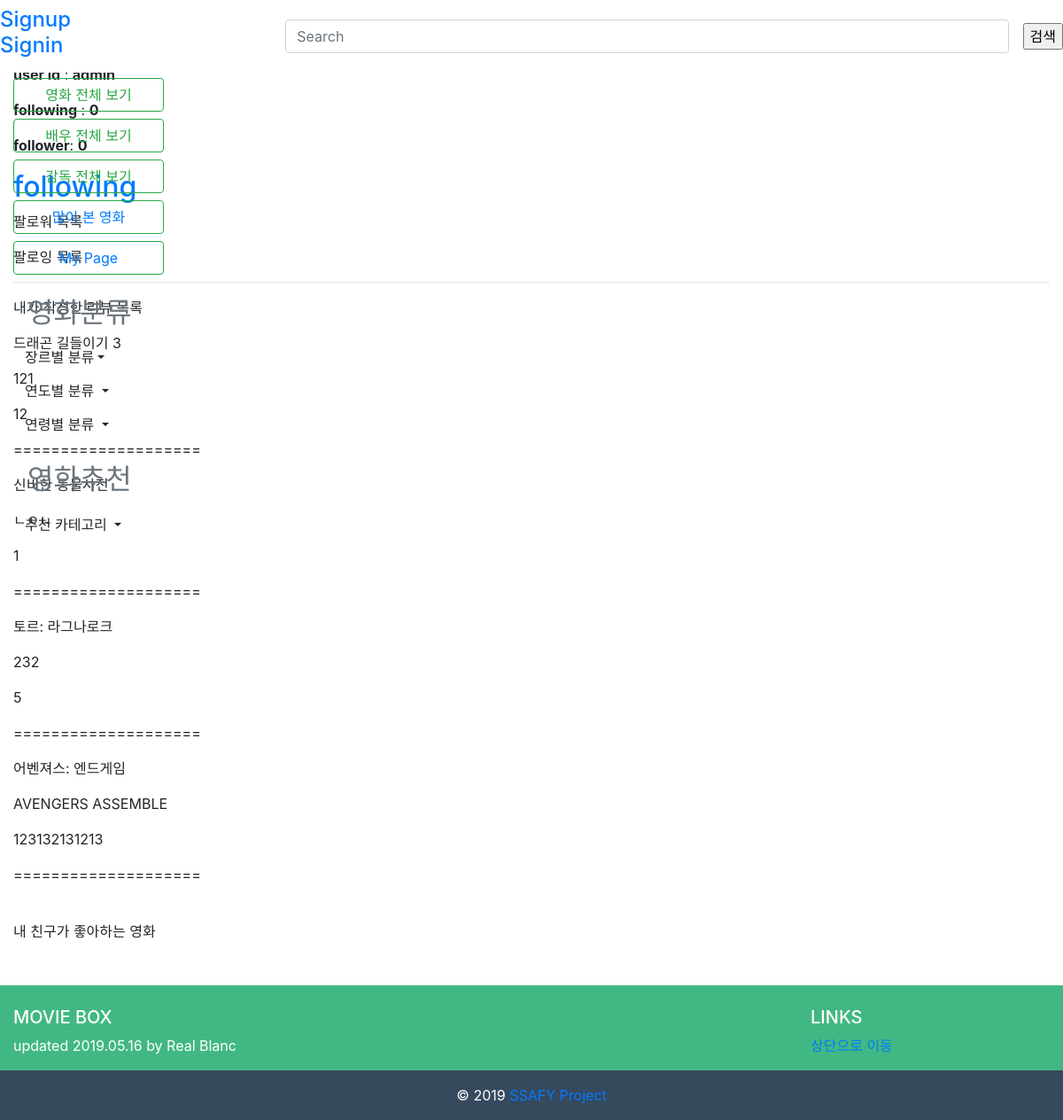
/accounts/1, run on the app's committed database.
### accounts/models.py (models this page shows)
class User(AbstractUser):
    followers = models.ManyToManyField(
                        settings.AUTH_USER_MODEL,
                        related_name='followings'
                        )

### movies/models.py (models this page shows, shortened)
class Score(models.Model):
    content = models.CharField(max_length=140)
    value = models.IntegerField()
    movie = models.ForeignKey(Movie, on_delete=models.CASCADE)
    user = models.ForeignKey(settings.AUTH_USER_MODEL, on_delete=models.CASCADE)

class Movie(models.Model):
    title = models.CharField(max_length=30)
    code = models.IntegerField()
    dates = models.DateField(blank=True)
    age = models.TextField()
    watch = models.IntegerField()
    audience = models.IntegerField()
    poster_url = models.TextField()
    description = models.TextField()
    genre = models.ManyToManyField(Genre, related_name='genremovies')
    score_users = models.ManyToManyField(settings.AUTH_USER_MODEL,
                                    through='Score',
                                    related_name='score_movies'
                                    )
    like_users = models.ManyToManyField(settings.AUTH_USER_MODEL, related_name='like_posts')
    actors = models.ManyToManyField(Actor, related_name='actormovies')
    directors = models.ManyToManyField(Director, related_name='directormovies')

### accounts/views.py (the view)
# urls.py: path('<int:user_pk>',views.detail,name='detail'),
def detail(request, user_pk):
    User = get_user_model()
    user = get_object_or_404(User.objects.annotate(
                            followers_count=Count('followers'),
                                followings_count=Count('followings')
                                ), pk=user_pk)
    followings = user.followings.prefetch_related(
                                            Prefetch('score_set',
                                            queryset=Score.objects.select_related('movie').order_by('-value'),
                                            to_attr='score_set_value_order'
                                            ))
    context = {'user_info': user, 'followings': followings}
    return render(request, 'accounts/detail.html', context)

### accounts/templates/accounts/detail.html (shortened to what this page needs)
{% extends 'base.html' %}
{% block body %}
    <p><b>user id</b> : <b>{{ user_info.username }}</b></p>
    <p><b>following</b> : <b>{{ user_info.followings.all.count }}</b></p>
    <p><b>follower</b>: <b>{{ user_info.followers.all.count }}</b></p>
    {% if user != user_info %}
        {% if user in user_info.followers.all %}
            <a href="{% url 'accounts:follow' user_info.pk %}"><h2>unfollowing</h2></a>
        {% else %}
            <a href="{% url 'accounts:follow' user_info.pk %}"><h2>following</h2></a>
        {% endif %}
    {% endif %}
    <p>팔로워 목록</p>
    <p>팔로잉 목록</p>
<hr>
<p>내가 작성한 리뷰 목록</p>
{% for score in user_info.score_set.all %}
    <p>{{ score.movie.title }} </p>
    <p>{{ score.content }}</p>
    <p>{{ score.value }}</p>
    <p>====================</p>
{% endfor %}
<br>
<p>내 친구가 좋아하는 영화</p>
{% endblock %}

### movie_pjt/templates/base.html (shortened to what this page needs)
<!DOCTYPE html>
<html lang="en">
<head>
    <link rel="stylesheet" href="https://stackpath.bootstrapcdn.com/bootstrap/4.3.1/css/bootstrap.min.css">
</head>
<body>
<div id="app" class="container-fluid">
    <form action="{% url 'movies:search' %}" method="POST">
        <nav class="navbar navbar-light bg-white fixed-top flex-md-nowrap">
            {% if user.is_authenticated %}
                <h4>{{ user.username }}&nbsp&nbsp&nbsp&nbsp
                <a href="{% url 'accounts:logout' %}">Logout</a></h4>
                {% else %}
                <a href="{% url 'accounts:signup' %}"><h4>Signup</a>
                <a href="{% url 'accounts:login' %}">Signin</h4></a>
            {% endif %}
            <span class="navbar-brand col-md-2 pr-3" v-html="logo"></span>
            <input class="form-control form-control-dark w-100 mr-3" type="text" placeholder="Search" aria-label="Search" name='itext'>
            <input type="submit" value="검색">
        </nav>
    </form>
    <a href="/movies">영화리스트</a>
    <a href="/accounts">계정 목록</a>
    <div class="row mt-5">
        <aside class="col-md-2 d-none d-md-block sidebar position-fixed">
            <nav class="sidebar-sticky mt-2">
                <ul class="nav flex-column">
                    <li class="nav-item mt-2">
                        <button class="btn btn-outline-success btn-block" onclick="location.href='/movies/'">영화 전체 보기</button>
                    </li>
                    <li class="nav-item mt-2">
                        <button class="btn btn-outline-success btn-block" onclick="location.href='/movies/actors/'">배우 전체 보기</button>
                    </li>
                    <li class="nav-item mt-2">
                        <button class="btn btn-outline-success btn-block" onclick="location.href='/movies/directors/'">감독 전체 보기</button>
                    </li>
                    <li class="nav-item mt-2">
                        <button class="btn btn-outline-success btn-block"><a href="{% url 'movies:manywatching' %}">많이 본 영화</a></button>
                    </li>
                    <li class="nav-item mt-2">
                        <button class="btn btn-outline-success btn-block"><a href="{% url 'movies:mypage' %}">My Page</a></button>
                    </li>
                </ul>
                <h6 class="sidebar-heading d-flex justify-content-between align-items-center px-3 mt-4 mb-1 text-muted">
                    <span><h2>영화분류</h2></span>
                </h6>
                <ul class="nav flex-column mb-2">
                    <div class="dropdown">
                        <a class="btn dropdown-toggle" href="#" role="button" id="dropdownMenuLink" data-toggle="dropdown" aria-haspopup="true" aria-expanded="false">장르별 분류</a>
                    </div>
                    <div class="dropdown">
                        <a class="btn dropdown-toggle" href="#" role="button" id="dropdownMenuLink" data-toggle="dropdown" aria-haspopup="true" aria-expanded="false">
                          연도별 분류
                        </a>
                    </div>
                    <div class="dropdown">
                        <a class="btn dropdown-toggle" href="#" role="button" id="dropdownMenuLink" data-toggle="dropdown" aria-haspopup="true" aria-expanded="false">
                          연령별 분류
                        </a>
                    </div>
                </ul>
                <h6 class="sidebar-heading d-flex justify-content-between align-items-center px-3 mt-4 mb-1 text-muted">
                    <span><h2>영화추천</h2></span>
                </h6>
                <ul class="nav flex-column mb-2">
                    <div class="dropdown">
                        <a class="btn dropdown-toggle" href="#" role="button" id="dropdownMenuLink" data-toggle="dropdown" aria-haspopup="true" aria-expanded="false">
                          추천 카테고리
                        </a>
                    </div>
                </ul>
            </nav>
        </aside>
    </div>
    {% block body %}
    {% endblock %}
</div>
    <footer class="page-footer font-small pt-4">
        <div class="container-fluid text-center text-md-left">
            <div class="row">
                <div class="col-md-6 mt-md-0 mt-3">
                    <h5 class="text-uppercase">Movie Box</h5>
                    <p>updated 2019.05.16 by Real Blanc</p>
                </div>
                <div class="col-md-3 offset-md-3 mb-md-0 mb-3">
                    <h5 class="text-uppercase">Links</h5>
                    <ul class="list-unstyled">
                        <li>
                            <a href="#app">상단으로 이동</a>
                        </li>
                    </ul>
                </div>
            </div>
        </div>
        <div class="footer-copyright text-center py-3">© 2019
            <a href="#">SSAFY Project</a>
        </div>
    </footer>
</body>
</html>

### data on the page
User: username "admin", followings.all.count "0", followers.all.count "0"
Score: movie "드래곤 길들이기 3", content "121", value "12"
Score: movie "신비한 동물사전", content "ㄴㅇㄴ", value "1"
Score: movie "토르: 라그나로크", content "232", value "5"
Score: movie "어벤져스: 엔드게임", content "AVENGERS ASSEMBLE", value "123132131213"
